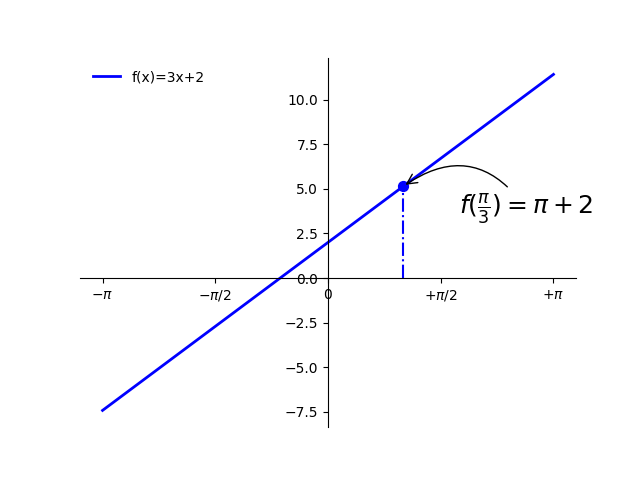

Write Python code to recreate this figure.
#matplotlib使用教程1：一维函数的绘制和一些基本操作的演示。
#设置坐标显示范围
#设置坐标显示的点
#移动坐标轴
#为图添加标签
#为部分点添加标注

import numpy as np
import matplotlib.pyplot as plt

#在默认的figure上画图
x = np.linspace(-np.pi, np.pi, 50)
y = 3*x + 2

plt.plot(x, y, color = "blue", linewidth = 2.0, linestyle = "-", label='f(x)=3x+2')

#设置x、y坐标的显示范围
#plt.xlim(-1, 1)
#plt.ylim(-3, 3)

#设置x、y坐标上需要显示的坐标点,在 -2到2的范围里显示11个点
#plt.xticks(np.linspace(-2,2,11, endpoint=True))
#plt.xticks([-2, -1.1, 0, 1.4, 2])
#设置坐标显示的点时同时设置显示的内容，注意这里的内容格式
plt.xticks([-np.pi, -np.pi/2, 0, np.pi/2, np.pi],
           [r'$-\pi$', r'$-\pi/2$', r'$0$', r'$+\pi/2$', r'$+\pi$'])

#移动坐标轴
ax = plt.gca()
ax.spines['right'].set_color('none')
ax.spines['top'].set_color('none')
ax.xaxis.set_ticks_position('bottom')
ax.spines['bottom'].set_position(('data', 0))
ax.yaxis.set_ticks_position('left')
ax.spines['left'].set_position(('data', 0))

#在图中添加说明,需要再调用plot函数的时候传入 label 参数
plt.legend(loc='upper left', frameon = False)

#在图中标注部分点
t = np.pi/3
plt.plot([t,t], [0,3*t+2], linewidth=1.5, linestyle='-.', color='blue')
plt.scatter([t,], [3*t+2,], 50, color='blue')
plt.annotate(r'$f(\frac{\pi}{3})=\pi+2$', #要显示的内容
             xy=(t, 3*t+2), 
             xycoords='data', 
             xytext=(+40,-20), #文本相对于改点的坐标
             textcoords='offset points', 
             fontsize=18, #文本的字体大小
             arrowprops = dict(arrowstyle="->", connectionstyle="arc3, rad=0.5"))

plt.show()
